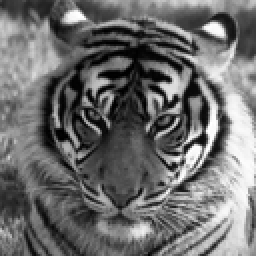
#> input picture img1.png, 128 x 128 px (shown 2 times larger)
$ python GenerateRP.py img1.png
#> lines starting #> are read from the running program, lines starting #| are printed output that depends on the picture
import cv2
import numpy as np
import random
import sys

def random_01_generator():
    random_num = random.random()
    res = round(random_num)
    return res

secret_image_name = sys.argv[1]

secret_img = cv2.imread(secret_image_name, cv2.IMREAD_GRAYSCALE)
#> secret_img is the input picture: shape (128, 128); min 0, max 255, mean 109.1

rp1 = np.zeros(secret_img.shape, dtype=np.uint8)
rp2 = np.zeros(secret_img.shape, dtype=np.uint8)

a = secret_img.shape[0]
#> a = 128
b = secret_img.shape[1]
#> b = 128

for i in range(a):
    for j in range(b):
        num = random_01_generator()
        if (secret_img[i][j] >= 128):   # Seen as "W (White pixel)"
            if (num == 1):
                rp1[i][j] = 255
                rp2[i][j] = 255
            else:
                rp1[i][j] = 0
                rp2[i][j] = 0
        else:   # Seen as "B (Black pixel)"
            if (num == 1):
                rp1[i][j] = 255
                rp2[i][j] = 0
            else:
                rp1[i][j] = 0
                rp2[i][j] = 255
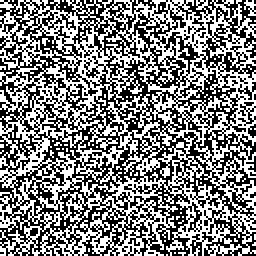
#> rp1: shape (128, 128) (shown 2 times larger); 50.2% white; black in thin lines or dots
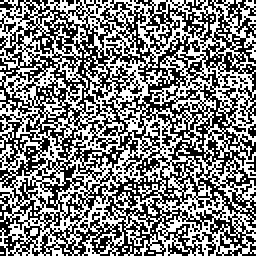
#> rp2: shape (128, 128) (shown 2 times larger); 49.8% white in thin lines or dots

cv2.imwrite('RP1.png', rp1)
cv2.imwrite('RP2.png', rp2)
